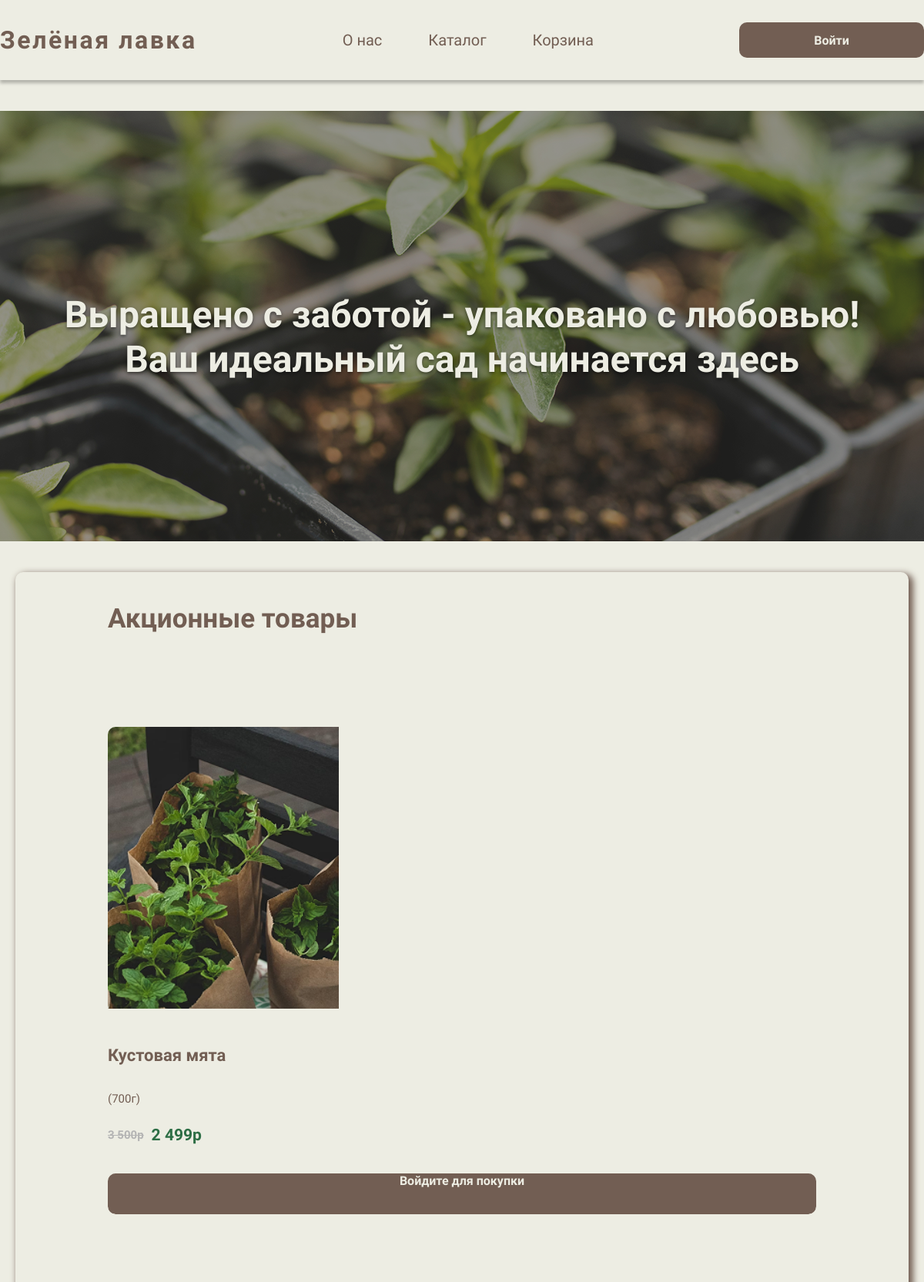
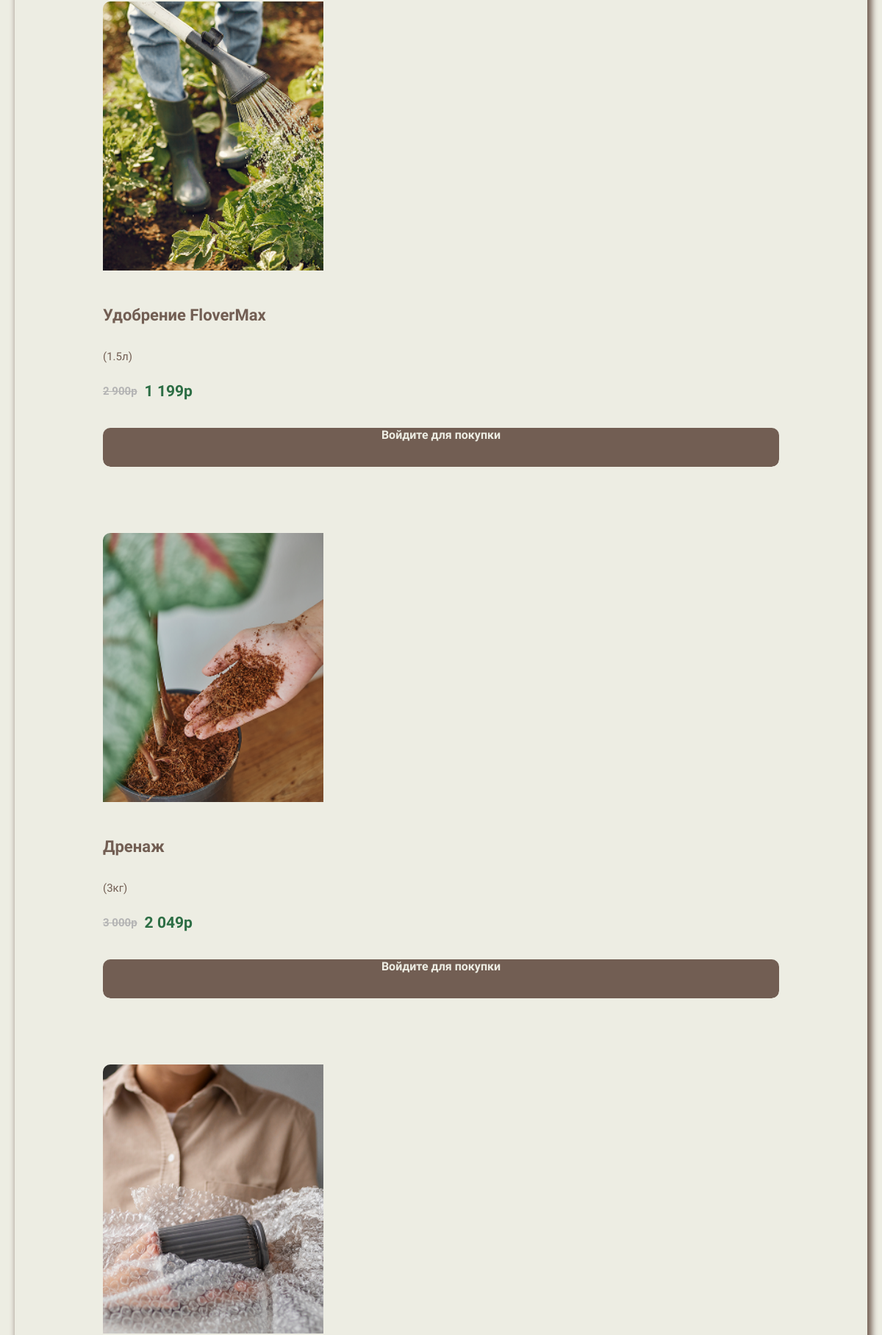
The page / (upper part) on the database its author committed (2 pictures, top to bottom).
### tables this page shows
CREATE TABLE `products` (
  `id` int NOT NULL AUTO_INCREMENT,
  `name` varchar(200) NOT NULL,
  `description` text,
  `price` decimal(10,2) NOT NULL,
  `old_price` decimal(10,2) DEFAULT NULL,
  `weight` varchar(50) DEFAULT NULL,
  `country_id` int DEFAULT NULL,
  `production_year` year DEFAULT NULL,
  `producer` varchar(100) DEFAULT NULL,
  `quantity` int DEFAULT '0',
  `category_id` int DEFAULT NULL,
  `is_promotional` tinyint(1) DEFAULT '0',
  `image` varchar(255) DEFAULT NULL,
  `created_at` timestamp NULL DEFAULT CURRENT_TIMESTAMP,
  PRIMARY KEY (`id`),
  KEY `country_id` (`country_id`),
  KEY `category_id` (`category_id`),
  CONSTRAINT `products_ibfk_1` FOREIGN KEY (`country_id`) REFERENCES `countries` (`id`),
  CONSTRAINT `products_ibfk_2` FOREIGN KEY (`category_id`) REFERENCES `categories` (`id`)
);

### includes/functions.php (called while the page is built, shortened)
<?php
function isLoggedIn() {
    return isset($_SESSION['user_id']);
}
function formatPrice($price) {
    return number_format($price, 0, '', ' ') . 'р';
}
?>

### index.php (the view, shortened to what this page needs)
<?php
require_once 'includes/functions.php';
$query = "SELECT p.*, c.name as country_name
          FROM products p
          LEFT JOIN countries c ON p.country_id = c.id
          WHERE p.is_promotional = 1 AND p.quantity > 0
          ORDER BY p.created_at DESC
          LIMIT 4";
$promo_result = mysqli_query($conn, $query);
?>
<?php include 'includes/header.php'; ?>
<div class="hero-section">
    <img src="images/Rectangle 7.png" alt="Зелёная лавка" class="hero-image">
    <div class="hero-text-container">
        <div class="hero-text">
            Выращено с заботой - упаковано с любовью! Ваш идеальный сад начинается здесь
        </div>
    </div>
</div>
<div class="promotional-section">
    <h2 class="section-title">Акционные товары</h2>
    <div class="products-grid">
        <?php while($product = mysqli_fetch_assoc($promo_result)): ?>
            <a href="product.php?id=<?php echo $product['id']; ?>" class="product-link">
                <div class="product-card">
                    <img src="images/<?php echo $product['image']; ?>" alt="<?php echo $product['name']; ?>" class="product-image">
                    <div class="product-info">
                        <h3 class="product-name"><?php echo $product['name']; ?></h3>
                        <div class="product-weight">
                            <?php if($product['weight']): ?>
                            <span>(<?php echo $product['weight']; ?>)</span>
                            <?php endif; ?>
                        </div>
                        <div class="product-price">
                            <?php if($product['old_price']): ?>
                            <span class="old-price"><?php echo formatPrice($product['old_price']); ?></span>
                            <?php endif; ?>
                            <span class="current-price"><?php echo formatPrice($product['price']); ?></span>
                        </div>
                        <?php if(isLoggedIn()): ?>
                        <button class="add-to-cart" onclick="addToCart(<?php echo $product['id']; ?>)">
                            Добавить в корзину
                        </button>
                        <?php else: ?>
                        <a href="login.php" class="add-to-cart" style="display: block; text-align: center; text-decoration: none;">
                            Войдите для покупки
                        </a>
                        <?php endif; ?>
                    </div>
                </div>
            </a>
        <?php endwhile; ?>
    </div>
</div>
<?php include 'includes/footer.php'; ?>

### css/style.css (style rules this page uses)
* { margin: 0; padding: 0; box-sizing: border-box; }
body { font-family: 'Inria Sans', sans-serif; background: #EDEDE3; color: #725E53; margin: 0; }
.promotional-section { max-width: 1400px; }
.hero-section { width: 1921px; height: 559px; position: relative; left: 50%; transform: translateX(-50%); margin: 40px 0; overflow: hidden; }
.hero-image { width: 100%; height: 100%; object-fit: cover; display: block; }
.hero-text-container { position: absolute; width: 1183px; height: 128px; left: 50%; top: 230px; transform: translateX(-50%); display: flex; align-items: center; justify-content: center; text-align: center; }
.hero-text { color: #EDEDE3; font-size: 48px; font-weight: 700; line-height: 1.2; text-shadow: 0px 2px 4px rgba(0, 0, 0, 0.5); }
.promotional-section { max-width: 1400px; margin: 0 auto; padding: 40px 120px; background: #EDEDE3; box-shadow: 4px 4px 9px 2px #725E53; border-radius: 10px; margin-top: 40px; }
.section-title { color: #725E53; font-size: 35px; font-weight: 700; margin-bottom: 60px; text-align: left; }
.products-grid { display: flex; justify-content: space-between; gap: 30px; margin: 0; flex-wrap: nowrap; }
.product-link { text-decoration: none; display: block; flex: 0 0 calc(25% - 22.5px); max-width: 243px; }
.product-card { border-radius: 10px; overflow: hidden; width: 100%; display: flex; flex-direction: column; }
.product-image { width: 100%; height: 366px; object-fit: cover; display: block; }
.product-name { width: 100%; font-size: 22px; font-weight: 700; color: #725E53; margin-bottom: 15px; min-height: 60px; display: flex; align-items: center; }
.product-weight { margin-bottom: 15px; font-size: 18px; color: #725E53; font-weight: 300; height: 24px; display: flex; align-items: center; }
.product-weight span { font-size: 15px; }
.product-price { display: flex; align-items: center; gap: 10px; margin-bottom: 15px; position: relative; height: 40px; }
.current-price { color: #2D6E45; font-size: 21px; font-weight: 700; }
.old-price { color: #B4B4B4; font-size: 15px; font-weight: 700; text-decoration: line-through; position: relative; }
.add-to-cart { width: 100%; height: 53px; background: #725E53; border: none; border-radius: 10px; color: #EDEDE3; font-size: 16px; font-weight: 700; cursor: pointer; transition: background 0.3s; display: flex; align-items: center; justify-content: center; text-decoration: none; }
@media (max-width: 1400px) { .promotional-section { margin: 40px 20px; } }
@media (max-width: 1400px) { .products-grid { justify-content: center; flex-wrap: wrap; } }
@media (max-width: 1400px) { .product-link { flex: 0 0 calc(50% - 15px); max-width: 300px; margin-bottom: 30px; } }
@media (max-width: 1920px) { .hero-section { width: 100%; max-width: 1920px; } }
@media (max-width: 1920px) { .hero-text-container { width: 90%; max-width: 1183px; left: 50%; transform: translateX(-50%); } }
@media (max-width: 1920px) { .hero-text { font-size: clamp(24px, 4vw, 48px); padding: 0 20px; } }

### rows shown on the page
products: image (picture), name "Кустовая мята", weight "700г", old_price "3 500р", price "2 499р", shows "Войдите для покупки"
products: image (picture), name "Удобрение FloverMax", weight "1.5л", old_price "2 900р", price "1 199р", shows "Войдите для покупки"
products: image (picture), name "Дренаж", weight "3кг", old_price "3 000р", price "2 049р", shows "Войдите для покупки"
products: image (picture)
